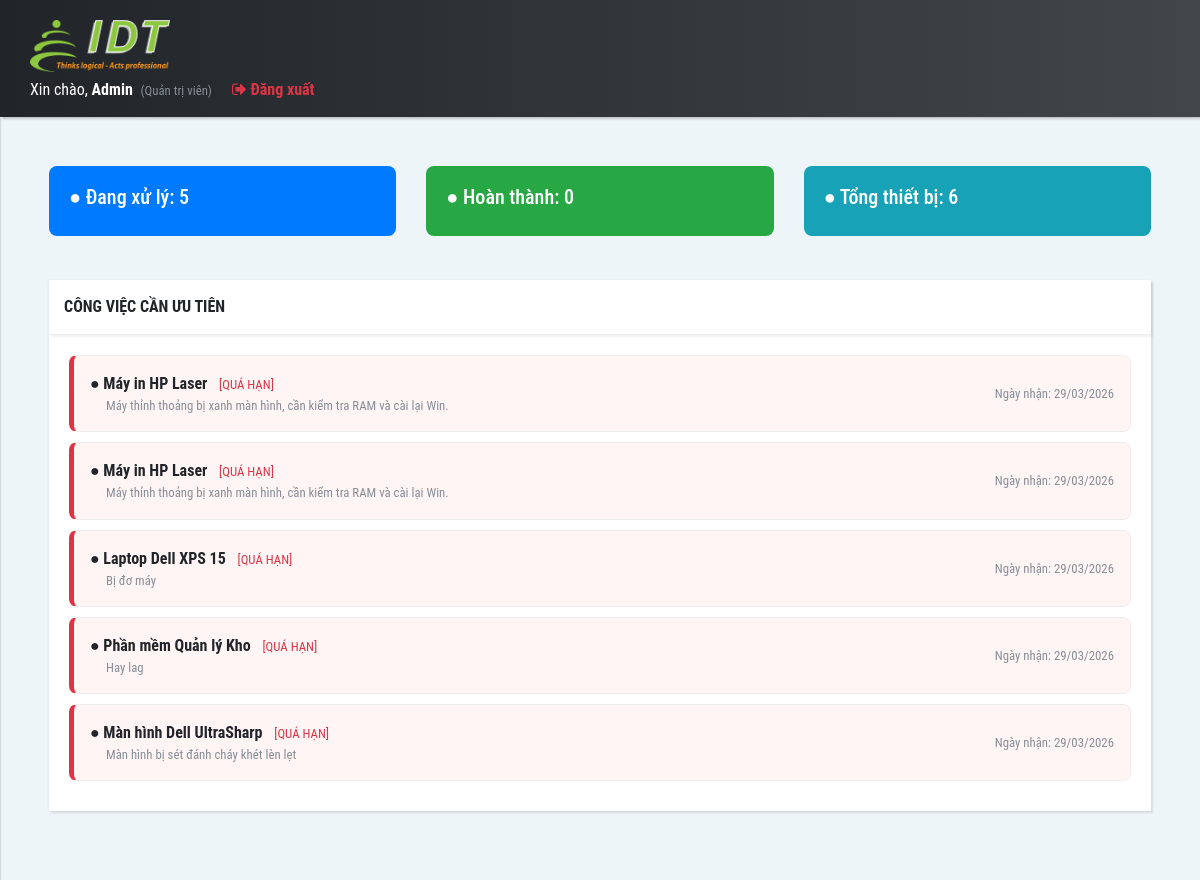
Before: /frontend/admin/dashboard.php (signed in) with the older database file.
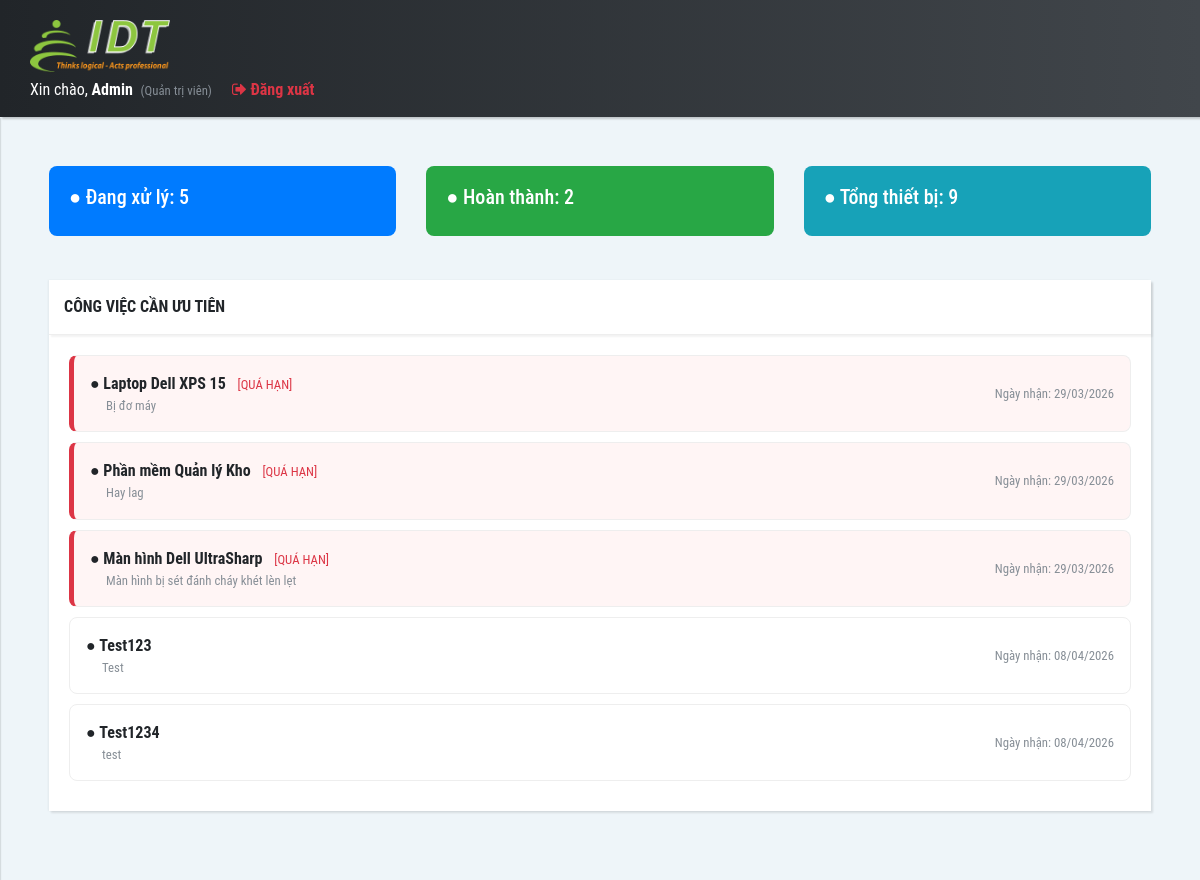
After: the same page with the newer database file.
### tables this page shows
CREATE TABLE `repair_tickets` (
  `id` int(11) NOT NULL,
  `device_id` int(11) NOT NULL,
  `customer_id` int(11) NOT NULL,
  `assigned_to` int(11) DEFAULT NULL,
  `user_id` int(11) DEFAULT NULL,
  `received_date` date DEFAULT NULL,
  `description` text DEFAULT NULL,
  `status` enum('pending','repairing','completed','cancelled') DEFAULT 'pending',
  `progress` int(3) NOT NULL DEFAULT 0,
  `created_at` timestamp NOT NULL DEFAULT current_timestamp(),
  `updated_at` timestamp NOT NULL DEFAULT current_timestamp() ON UPDATE current_timestamp()
);

CREATE TABLE `devices` (
  `id` int(11) NOT NULL,
  `name` varchar(150) NOT NULL,
  `serial_number` varchar(100) DEFAULT NULL,
  `customer_id` int(11) DEFAULT NULL,
  `type` enum('hardware','software') NOT NULL,
  `warranty_start_date` date DEFAULT NULL,
  `warranty_end_date` date DEFAULT NULL,
  `status` enum('active','expired','repairing') DEFAULT 'active',
  `created_at` timestamp NOT NULL DEFAULT current_timestamp(),
  `updated_at` timestamp NOT NULL DEFAULT current_timestamp() ON UPDATE current_timestamp()
);

### frontend/admin/dashboard.php (the view, shortened to what this page needs)
<?php
require_once "../../backend/config/database.php";
$currentRole  = $_SESSION['role'];
$currentUserId = $_SESSION['user_id'];
$stmt = mysqli_prepare($conn, "SELECT id, name, email, role, created_at FROM users WHERE id = ?");
mysqli_stmt_bind_param($stmt, "i", $currentUserId);
mysqli_stmt_execute($stmt);
$result = mysqli_stmt_get_result($stmt);
$user = mysqli_fetch_assoc($result);
$roleLabel = ['admin' => 'Quản trị viên', 'manager' => 'Quản lý', 'staff' => 'Nhân viên kỹ thuật'];
$sql_stats = "SELECT
    (SELECT COUNT(*) FROM repair_tickets WHERE status != 'completed') as dang_xu_ly,
    (SELECT COUNT(*) FROM repair_tickets WHERE status = 'completed') as da_xong,
    (SELECT COUNT(*) FROM devices) as tong_may";
$res_stats = mysqli_query($conn, $sql_stats);
$stats = mysqli_fetch_assoc($res_stats);
$sql_tasks = "SELECT rt.*, d.name as device_name
              FROM repair_tickets rt
              JOIN devices d ON rt.device_id = d.id
              WHERE rt.status != 'completed' " . ($currentRole === 'staff' ? "AND rt.user_id = $currentUserId " : "") . "
              ORDER BY rt.created_at ASC LIMIT 5";
$tasks = mysqli_query($conn, $sql_tasks);
?>
<!DOCTYPE html>
<html lang="vi">
<head>
    <link rel="stylesheet" href="css/bootstrap.min.css">
    <link rel="stylesheet" href="font-awesome-4.7.0/css/font-awesome.min.css">
    <link rel="stylesheet" href="css/style.default.css" id="theme-stylesheet">
    <link rel="stylesheet" href="css/style.css">
</head>
<body>
<div class="page">
    <header class="header">
        <nav class="navbar navbar-expand-lg">
            <div class="container-fluid">
                <div class="navbar-holder d-flex align-items-center justify-content-between">
                    <div class="navbar-header">
                        <a href="<?= $currentRole === 'staff' ? 'nhanvien.php' : 'quanly.php' ?>" class="navbar-brand">
                            <div class="brand-text brand-big hidden-lg-down">
                                <img src="img/logo.png" width="140" alt="Logo" class="img-fluid">
                            </div>
                        </a>
                        <ul class="nav-menu list-unstyled d-flex flex-md-row align-items-md-center mb-0" style="margin-left: auto; gap: 20px;">
                            <li class="nav-item text-white">
                                Xin chào, <strong><?= htmlspecialchars($user['name']) ?></strong>
                                <small class="text-muted ml-1">(<?= $roleLabel[$currentRole] ?? $currentRole ?>)</small>
                            </li>
                            <li class="nav-item">
                                <a href="../../backend/api/logout.php" class="nav-link text-danger font-weight-bold" style="padding: 0;">
                                    <i class="fa fa-sign-out"></i> Đăng xuất
                                </a>
                            </li>
                        </ul>
                    </div>
                </div>
            </div>
        </nav>
    </header>
    <div class="page-content d-flex align-items-stretch">
        <div class="content-inner w-100">
            <div class="p-4">
                <div class="row">
                    <div class="col-md-4">
                        <div class="stat-card bg-primary">
                            <h5>● Đang xử lý: <?= $stats['dang_xu_ly'] ?></h5>
                        </div>
                    </div>
                    <div class="col-md-4">
                        <div class="stat-card bg-success">
                            <h5>● Hoàn thành: <?= $stats['da_xong'] ?></h5>
                        </div>
                    </div>
                    <div class="col-md-4">
                        <div class="stat-card bg-info">
                            <h5>● Tổng thiết bị: <?= $stats['tong_may'] ?></h5>
                        </div>
                    </div>
                </div>
                <div class="card mt-4">
                    <div class="card-header"><strong>CÔNG VIỆC CẦN ƯU TIÊN</strong></div>
                    <div class="card-body">
                        <?php while($row = mysqli_fetch_assoc($tasks)):
                            $isOverdue = (strtotime($row['created_at']) < strtotime('-3 days'));
                        ?>
                        <div class="task-item p-3 d-flex justify-content-between align-items-center <?= $isOverdue ? 'task-overdue' : '' ?>">
                            <div>
                                ● <strong><?= htmlspecialchars($row['device_name']) ?></strong>
                                <?php if($isOverdue): ?><span class="text-danger small ml-2">[QUÁ HẠN]</span><?php endif; ?>
                                <p class="mb-0 text-muted small ml-3"><?= htmlspecialchars($row['description']) ?></p>
                            </div>
                            <small class="text-muted">Ngày nhận: <?= date('d/m/Y', strtotime($row['created_at'])) ?></small>
                        </div>
                        <?php endwhile; ?>
                    </div>
                </div>
            </div>
        </div>
    </div>
</div>
</body>
</html>

Changed rows visible on the page:
removed repair_tickets: device.name "Máy in HP Laser", shows "[QUÁ HẠN]", description "Máy thỉnh thoảng bị xanh màn hình, cần kiểm tra RAM và cài lại Win.", created_at "29/03/2026"
no longer on this page (row edited): repair_tickets: device.name "Máy in HP Laser", shows "[QUÁ HẠN]", description "Máy thỉnh thoảng bị xanh màn hình, cần kiểm tra RAM và cài lại Win.", created_at "29/03/2026"
added repair_tickets: device.name "Test123", description "Test", created_at "08/04/2026"
added repair_tickets: device.name "Test1234", description "test", created_at "08/04/2026"
Other visible differences:
$stats['da_xong']: "0" → "2"
$stats['tong_may']: "6" → "9"
